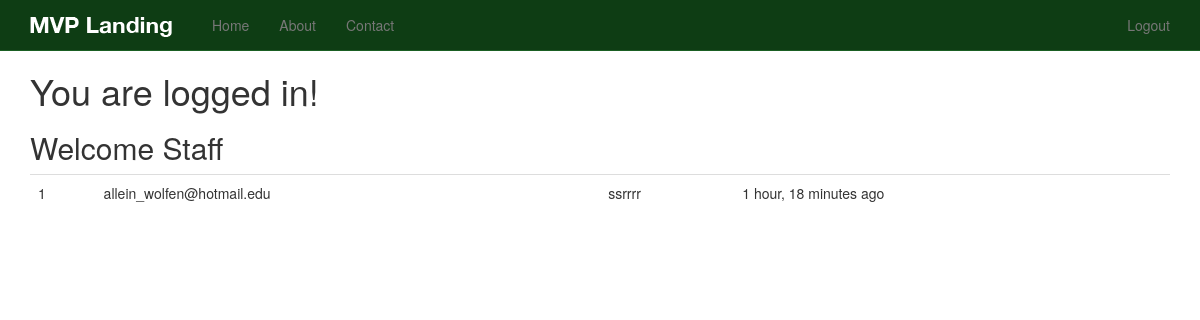
Screenshot of / (signed in) with the database file from the repository.
### newsletter/models.py (models this page shows, shortened)
class SignUp(models.Model):
	email = models.EmailField()
	full_name = models.CharField(max_length=120, blank=True, null=True)
	timestamp = models.DateTimeField(auto_now_add=True, auto_now=False)
	updated = models.DateTimeField(auto_now_add=False, auto_now=True)

### newsletter/views.py (the view, shortened to what this page needs)
# urls.py: url(r'^$', 'newsletter.views.home', name='home'),
def home(request):
	title = 'Sign Up Now!'
	form = SignUpForm(request.POST or None)
	context = {
		"title": title,
		"form": form
	}
	if request.user.is_authenticated() and request.user.is_staff:
		queryset = SignUp.objects.all().order_by('-timestamp')
		context = {
			"queryset": queryset
		}
	return render(request, "home.html", context)

### templates/home.html (shortened to what this page needs)
{% extends "base.html" %}
{% load crispy_forms_tags %}
{% load staticfiles %}
{% block content %}
{% if request.user.is_authenticated %}
<h1>You are logged in!</h1>
	{% if queryset %}
	<h2>Welcome Staff</h2>
	<table class='table'>
	{% for instance in queryset %}
		<tr><td>{{ forloop.counter }}</td><td>{{ instance.email }}</td><td>{{ instance.full_name }}</td><td>{{ instance.timestamp|timesince }} ago</td></tr>
	{% endfor %}
	</table>
	{% endif %}
{% endif %}
{% endblock %}

### static_in_pro/our_static/css/navbar-static-top.css (style rules this page uses)
body { min-height: 1000px; }

### rows the page displays
SignUp: email "allein_wolfen@hotmail.edu", full_name "ssrrrr", timestamp "1 hour, 18 minutes"
